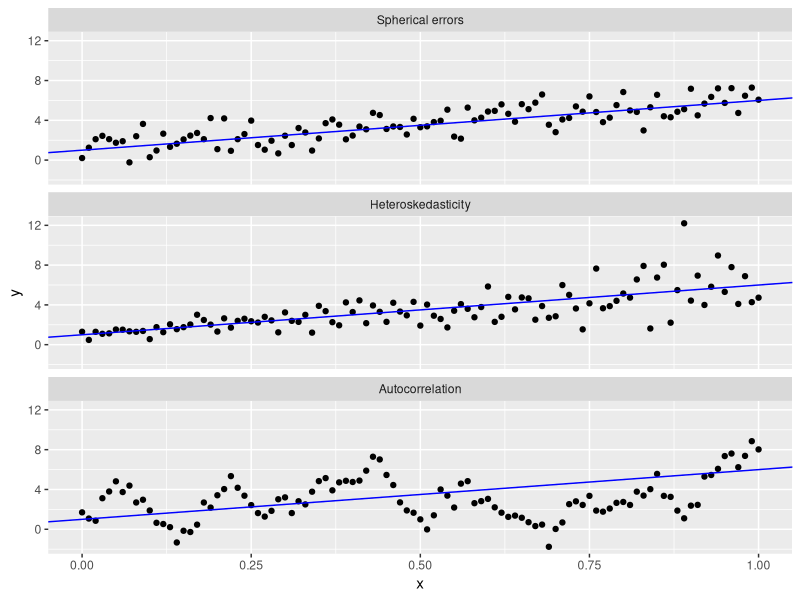
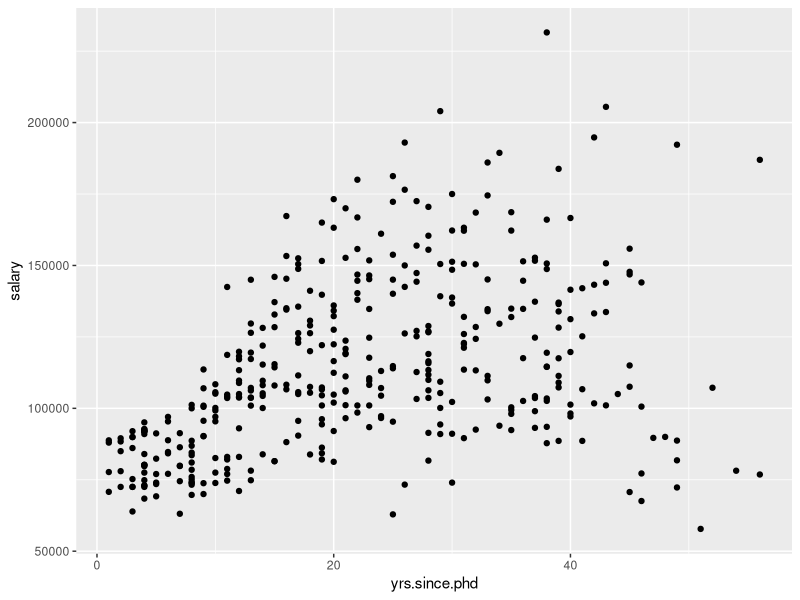

Write R code to recreate these figures, in order.
## ---- chunk 1
library("tidyverse")

set.seed(41)

## Generate covariate
n_obs <- 101
x <- seq(0, 1, length.out = n_obs)

## Generate errors
e_spher <- rnorm(n_obs, sd = 1)
e_het <- rnorm(n_obs, sd = 0.25 + 2 * x)
e_auto <- numeric(n_obs)
e_auto[1] <- rnorm(1, sd = 1)
for (i in 2:n_obs) {
    e_auto[i] <- 0.95 * e_auto[i - 1] + rnorm(1, sd = 1)
}

## Generate response
alpha <- 1
beta <- 5
ey <- alpha + beta * x
y_spher <- ey + e_spher
y_het <- ey + e_het
y_auto <- ey + e_auto

data_error_types <- tibble(x, y_spher, y_het, y_auto) %>%
    gather(key = y_type, value = y, starts_with("y")) %>%
    mutate(y_type = factor(y_type,
                           levels = c("y_spher", "y_het", "y_auto"),
                           labels = c("Spherical errors", "Heteroskedasticity", "Autocorrelation")))

ggplot(data_error_types, aes(x = x, y = y)) +
    geom_point() +
    geom_abline(intercept = alpha, slope = beta, colour = "blue") +
    facet_wrap(~ y_type, ncol = 1)
## ---- chunk 2
library("tidyverse")
library("broom")
library("car")
library("lmtest")
library("sandwich")
## ---- chunk 3
data(Salaries)
head(Salaries)
## ---- chunk 4
ggplot(Salaries, aes(x = yrs.since.phd, y = salary)) +
    geom_point()
## ---- chunk 5
ols_salaries <- lm(salary ~ yrs.since.phd + yrs.service,
                   data = Salaries)
summary(ols_salaries)

wls_salaries <- lm(salary ~ yrs.since.phd + yrs.service,
                   weights = 1 / yrs.since.phd,
                   data = Salaries)
summary(wls_salaries)
## ---- chunk 6
bptest(ols_salaries)
## ---- chunk 7
bptest(ols_salaries,
       ~ yrs.since.phd * yrs.service + I(yrs.since.phd^2) + I(yrs.service^2),
       data = Salaries)
## ---- chunk 8
vcv0 <- vcovHC(ols_salaries, type = "HC0")
vcv0
## ---- chunk 9
coeftest(ols_salaries)  # Original table
coeftest(ols_salaries, vcov = vcv0)  # With corrected SEs
## ---- chunk 10
tidy(coeftest(ols_salaries, vcov = vcv0))
## ---- chunk 11
linearHypothesis(ols_salaries,
                 c("yrs.since.phd = 1500", "yrs.service = -500"),
                 vcov = vcv0,
                 test = "Chisq")
## ---- chunk 12
vcv0_wls <- vcovHC(wls_salaries, type = "HC0")
coeftest(wls_salaries)  # Original
coeftest(wls_salaries, vcov = vcv0_wls)  # Corrected
